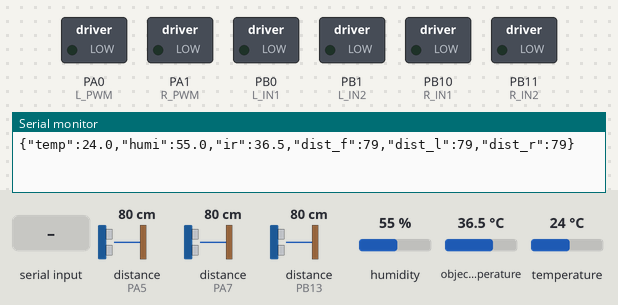
A sketch run on a simulated STM32 Blue Pill. Shown: switched loads named in the sketch (green lamp = pin HIGH), the last lines printed to the serial monitor. Wiring (inferred from the names in the program): 3 × ultrasonic range finder: trigger PA4, echo PA5 / trigger PA6, echo PA7 / trigger PB12, echo PB13. The inputs (shaded band) are chosen by the test bench; at power-on: distance to the obstacle (sensors on PA5, PA7, PB13) 80 cm, humidity 55 %, object temperature 36.5 °C, temperature 24 °C. The echo pulse lasts 58.3 µs per cm; pins used as bus, display or sensor lines are not drawn.

Above: at 1.2 s.
1.3 s: "L\n" received over Serial
At 1.9 s:
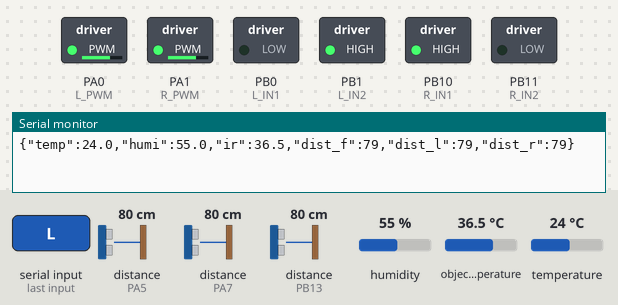
3.6 s: "F\n" received over Serial
At 3.9 s:
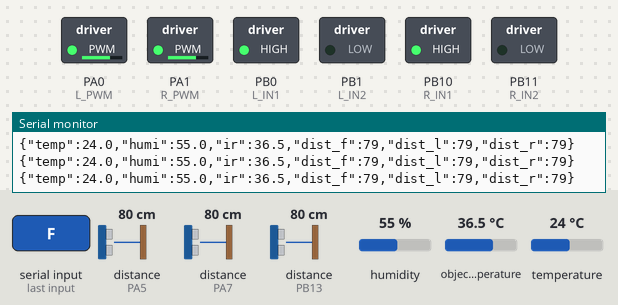
5.9 s: "B\n" received over Serial
At 6.5 s:
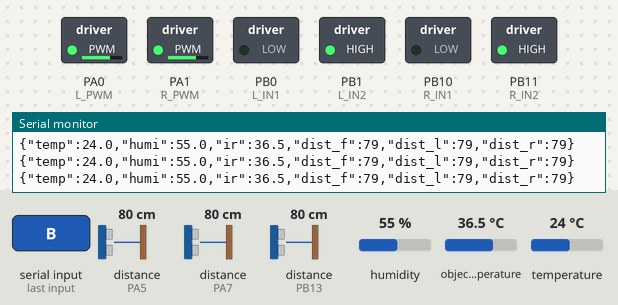
Timing chart, 0 to 8.9 s (numbered marks = the images above; inputs shaded):
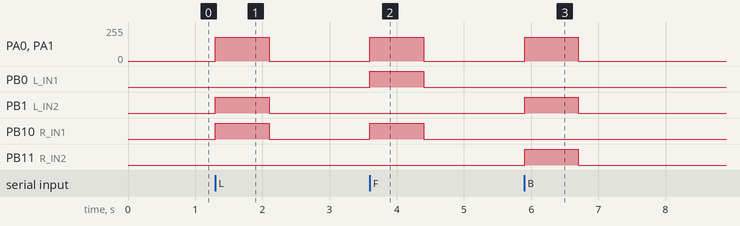

The sketch:

STM32___.ino
```cpp
// ============================================
// 肉牛养殖场巡检机器人 - STM32F103C8T6 执行层（方案B）
// 职责：接收 ESP32 串口运动指令 → 驱动 TB6612
//       读取传感器（SHT30 / MLX90614 / HC-SR04×3）→ JSON 上报
// ============================================
// 接线（详见 项目落地文档.md 1.4）：
//   左组 TB6612#1: PWM=PA0  IN1=PB0  IN2=PB1
//   右组 TB6612#2: PWM=PA1  IN1=PB10 IN2=PB11
//   避障: 前 Trig=PA4 Echo=PA5 | 左 PA6/PA7 | 右 PB12/PB13
//   I2C:  SCL=PB6 SDA=PB7 (SHT30=0x44, MLX90614=0x5A 并联)
//   串口: USART1 TX=PA9 RX=PA10 → 接 ESP32(GPIO16/17)
// ============================================
// 烧录环境：
//   Arduino IDE + STM32duino(STM32F1) 核心 + ST-Link V2 烧录
//   库：Adafruit SHT31 Library、Adafruit MLX90614 Library、Adafruit BusIO
// ============================================
#include <Wire.h>
#include <Adafruit_SHT31.h>
#include <Adafruit_MLX90614.h>

// ---------- 电机引脚 ----------
#define L_PWM PA0
#define L_IN1 PB0
#define L_IN2 PB1
#define R_PWM PA1
#define R_IN1 PB10
#define R_IN2 PB11

// ---------- 超声波 ----------
#define TRIG_F PA4
#define ECHO_F PA5
#define TRIG_L PA6
#define ECHO_L PA7
#define TRIG_R PB12
#define ECHO_R PB13

Adafruit_SHT31 sht;
Adafruit_MLX90614 mlx;
bool hasSht = false, hasMlx = false;

int  speed = 70;               // 0~100，映射到 0~255 PWM
int  cmd   = 0;                // 0停 1前 2后 3左 4右
unsigned long lastCmd = 0;
const unsigned long TIMEOUT_MS = 800;   // 失联 800ms 自动停车
String inBuf = "";

void setMotor(int pwm, int in1, int in2, int spd) {
  spd = constrain(spd, -255, 255);
  if (spd > 0)      { digitalWrite(in1, HIGH); digitalWrite(in2, LOW);  analogWrite(pwm, spd); }
  else if (spd < 0) { digitalWrite(in1, LOW);  digitalWrite(in2, HIGH); analogWrite(pwm, -spd); }
  else              { digitalWrite(in1, LOW);  digitalWrite(in2, LOW);  analogWrite(pwm, 0); }
}

void drive(int dir, int spd) {
  int p = map(constrain(spd, 0, 100), 0, 100, 0, 255);
  switch (dir) {
    case 1:  // 前进：左右同向正转
      setMotor(L_PWM, L_IN1, L_IN2,  p);
      setMotor(R_PWM, R_IN1, R_IN2,  p);
      break;
    case 2:  // 后退
      setMotor(L_PWM, L_IN1, L_IN2, -p);
      setMotor(R_PWM, R_IN1, R_IN2, -p);
      break;
    case 3:  // 原地左转：左反右正
      setMotor(L_PWM, L_IN1, L_IN2, -p);
      setMotor(R_PWM, R_IN1, R_IN2,  p);
      break;
    case 4:  // 原地右转：左正右反
      setMotor(L_PWM, L_IN1, L_IN2,  p);
      setMotor(R_PWM, R_IN1, R_IN2, -p);
      break;
    default: // 停车
      setMotor(L_PWM, L_IN1, L_IN2, 0);
      setMotor(R_PWM, R_IN1, R_IN2, 0);
  }
}

float readDist(int trig, int echo) {
  digitalWrite(trig, LOW);
  delayMicroseconds(2);
  digitalWrite(trig, HIGH);
  delayMicroseconds(10);
  digitalWrite(trig, LOW);
  long us = pulseIn(echo, HIGH, 30000);   // 超时 30ms ≈ 5m
  if (us == 0) return -1.0;               // 超时/无回波
  return us * 0.034 / 2.0;                // cm
}

void reportSensors() {
  float t  = hasSht ? sht.readTemperature() : -1;
  float h  = hasSht ? sht.readHumidity()    : -1;
  float ir = hasMlx ? mlx.readObjectTempC() : -1;
  float df = readDist(TRIG_F, ECHO_F);
  float dl = readDist(TRIG_L, ECHO_L);
  float dr = readDist(TRIG_R, ECHO_R);

  Serial.print("{\"temp\":");   Serial.print(t, 1);
  Serial.print(",\"humi\":");   Serial.print(h, 1);
  Serial.print(",\"ir\":");     Serial.print(ir, 1);
  Serial.print(",\"dist_f\":"); Serial.print(df, 0);
  Serial.print(",\"dist_l\":"); Serial.print(dl, 0);
  Serial.print(",\"dist_r\":"); Serial.print(dr, 0);
  Serial.println("}");
}

void setup() {
  pinMode(L_PWM, OUTPUT); pinMode(L_IN1, OUTPUT); pinMode(L_IN2, OUTPUT);
  pinMode(R_PWM, OUTPUT); pinMode(R_IN1, OUTPUT); pinMode(R_IN2, OUTPUT);
  drive(0, 0);

  pinMode(TRIG_F, OUTPUT); pinMode(ECHO_F, INPUT);
  pinMode(TRIG_L, OUTPUT); pinMode(ECHO_L, INPUT);
  pinMode(TRIG_R, OUTPUT); pinMode(ECHO_R, INPUT);

  Serial.begin(115200);   // USART1, PA9/PA10 → ESP32

  Wire.begin();           // PB6/PB7
  hasSht = sht.begin(0x44);   // SHT30 默认地址 0x44
  hasMlx = mlx.begin();       // MLX90614 默认地址 0x5A
}

void loop() {
  // 收串口指令（ESP32 → "F\n"/"B\n"/"L\n"/"R\n"/"S\n"/"V<n>\n"）
  while (Serial.available()) {
    char c = (char)Serial.read();
    if (c == '\n') {
      inBuf.trim();
      if (inBuf.length() == 1) {
        switch (inBuf[0]) {
          case 'F': cmd = 1; break;
          case 'B': cmd = 2; break;
          case 'L': cmd = 3; break;
          case 'R': cmd = 4; break;
          case 'S': cmd = 0; break;
        }
      } else if (inBuf[0] == 'V') {
        speed = constrain(inBuf.substring(1).toInt(), 0, 100);
      }
      lastCmd = millis();
      inBuf = "";
    } else {
      inBuf += c;
    }
  }

  // 失联自动停车
  if (cmd != 0 && millis() - lastCmd > TIMEOUT_MS) cmd = 0;

  drive(cmd, speed);

  // 每 1 秒上报一次传感器
  static unsigned long lastRep = 0;
  if (millis() - lastRep >= 1000) {
    lastRep = millis();
    reportSensors();
  }
}
```

Measured:
- after the input at 1.3 s, PA0 (L_PWM), PA1 (R_PWM): 0/255 → 178/255 at once, → 0/255 0.80 s later; PB1 (L_IN2), PB10 (R_IN1): LOW → HIGH at once, → LOW 0.80 s later
- after the input at 3.6 s, PA0 (L_PWM), PA1 (R_PWM): 0/255 → 178/255 at once, → 0/255 0.80 s later; PB0 (L_IN1), PB10 (R_IN1): LOW → HIGH at once, → LOW 0.80 s later
- after the input at 5.9 s, PA0 (L_PWM), PA1 (R_PWM): 0/255 → 178/255 at once, → 0/255 0.80 s later; PB1 (L_IN2), PB11 (R_IN2): LOW → HIGH at once, → LOW 0.80 s later
